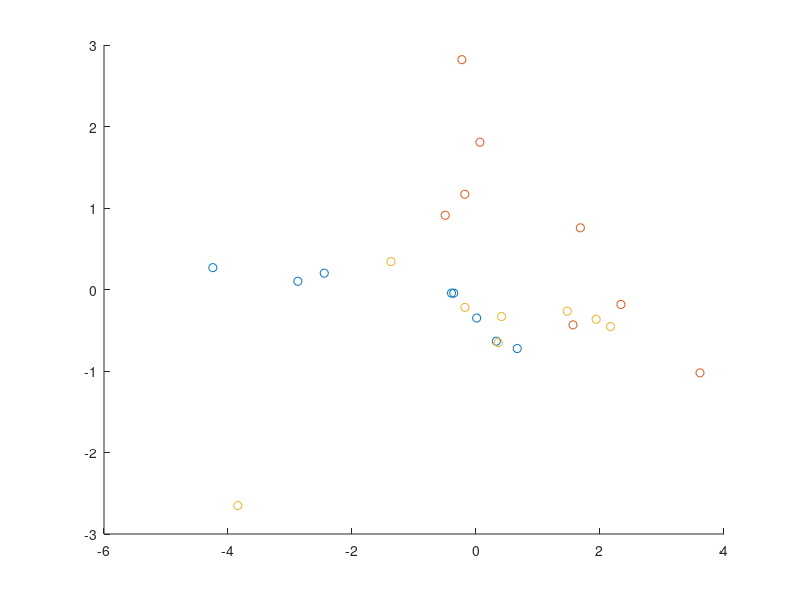

MATLAB code for this plot:
data2 = [0.411569071796,-0.332253492574,2
-3.84190504422,-2.6505205399,2
-0.177918621619,-0.219481279103,2
0.357821836295,-0.651736757258,2
2.16969837028,-0.454884946054,2
-1.37099157871,0.342150611973,2
1.47204529157,-0.265430824879,2
1.93757464511,-0.364843792125,2
];

data1 = [
0.0632194952932,1.80761066696,1
-0.180786876951,1.16908846187,1
1.68334966921,0.756840801972,1
3.61272269573,-1.02271002731,1
-0.495764040953,0.910726215075,1
-0.227830792622,2.81996851992,1
1.56487486219,-0.433344277091,1
2.33754647224,-0.183526067864,1
];

data0 = [
0.327506075416,-0.634107825976,0
-0.395046606739,-0.0444641137815,0
-4.24456722833,0.268279728189,0
-2.44767995717,0.200700432446,0
-0.358777672918,-0.0443407251138,0
-2.87292415213,0.100775372898,0
0.0109664382934,-0.350025474084,0
0.665297648923,-0.72447066819,0
];

figure('Name', 'Image class versus two principal components')
scatter(data0(:,1), data0(:,2), 'k+')
hold on
scatter(data1(:,1), data1(:,2), 'ro')
hold on
scatter(data2(:,1), data2(:,2), 'gx')